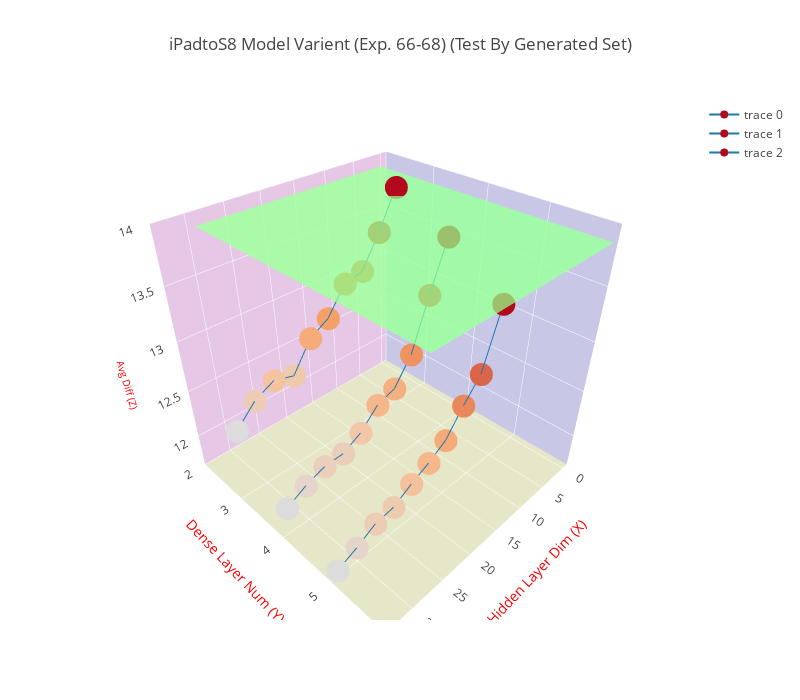

Notebook source saved alongside this figure:
### Code cell
trace = go.Scatter3d(
    x=x1, y=y1, z=z1,
    marker=dict(
        size=8,
        color=z1
    ),
    line=dict(
        color='#1f77b4',
        width=2
    )
)

trace2 = go.Scatter3d(
    x=x2, y=y2, z=z2,
    marker=dict(
        size=8,
        color=z2
    ),
    line=dict(
        color='#1f77b4',
        width=2
    )
)

trace3 = go.Scatter3d(
    x=x3, y=y3, z=z3,
    marker=dict(
        size=8,
        color=z3
    ),
    line=dict(
        color='#1f77b4',
        width=2
    )
)

trace4 = go.Surface(
    z=polyfit_list,
    opacity=0.7,
    colorscale='Jet',
    showscale=False
)

data = [trace, trace2, trace3, trace4]
layout = go.Layout(
    width=800,
    height=700,
    title= title,
    scene=dict(
        xaxis=dict(
            title='Hidden Layer Dim (X)',
            titlefont=dict(
                size=14,
                color='#ff0000'
            ),
            gridcolor='rgb(255, 255, 255)',
            zerolinecolor='rgb(255, 255, 255)',
            showbackground=True,
            backgroundcolor='rgb(200, 200, 230)'
        ),
        yaxis=dict(
            nticks = 5,
            range = [2, 6],
            title='Dense Layer Num (Y)',
            titlefont=dict(
                size=14,
                color='#ff0000'
            ),
            gridcolor='rgb(255, 255, 255)',
            zerolinecolor='rgb(255, 255, 255)',
            showbackground=True,
            backgroundcolor='rgb(230, 200, 230)'
        ),
        zaxis=dict(
            title='Avg Diff (Z)',
            titlefont=dict(
                size=10,
                color='#ff0000'
            ),
            gridcolor='rgb(255, 255, 255)',
            zerolinecolor='rgb(255, 255, 255)',
            showbackground=True,
            backgroundcolor='rgb(230, 230, 200)'
        ),
    )
)

fig = go.Figure(data=data, layout=layout)
plotly.offline.iplot(fig)

### Figure 1 — Plotly figure (JSON) as saved in the notebook; plotly's stock layout.template omitted (floating-point values rounded to 4 significant figures; data arrays with more than 128 entries replaced by an {"elided": "..."} marker saying what was removed)
{"data": [{"line": {"color": "#1f77b4", "width": 2}, "marker": {"color": [13.93, 13.6, 13.3, 13.26, 13.01, 12.9, 12.62, 12.68, 12.58, 12.38], "size": 8}, "type": "scatter3d", "uid": "b06d44a2-e062-11e8-bded-001a7dda7111", "x": [6, 9, 12, 15, 18, 21, 24, 27, 30, 33], "y": [3, 3, 3, 3, 3, 3, 3, 3, 3, 3], "z": [13.93, 13.6, 13.3, 13.26, 13.01, 12.9, 12.62, 12.68, 12.58, 12.38]}, {"line": {"color": "#1f77b4", "width": 2}, "marker": {"color": [13.68, 13.23, 12.73, 12.47, 12.41, 12.23, 12.12, 12.12, 12.05, 11.94], "size": 8}, "type": "scatter3d", "uid": "b06d44a3-e062-11e8-81b5-001a7dda7111", "x": [6, 9, 12, 15, 18, 21, 24, 27, 30, 33], "y": [4, 4, 4, 4, 4, 4, 4, 4, 4, 4], "z": [13.68, 13.23, 12.73, 12.47, 12.41, 12.23, 12.12, 12.12, 12.05, 11.94]}, {"line": {"color": "#1f77b4", "width": 2}, "marker": {"color": [13.3, 12.72, 12.51, 12.26, 12.14, 12.05, 11.94, 11.91, 11.81, 11.72], "size": 8}, "type": "scatter3d", "uid": "b06d44a4-e062-11e8-815a-001a7dda7111", "x": [6, 9, 12, 15, 18, 21, 24, 27, 30, 33], "y": [5, 5, 5, 5, 5, 5, 5, 5, 5, 5], "z": [13.3, 12.72, 12.51, 12.26, 12.14, 12.05, 11.94, 11.91, 11.81, 11.72]}, {"colorscale": "Jet", "opacity": 0.7, "showscale": false, "type": "surface", "uid": "b06d44a5-e062-11e8-b15c-001a7dda7111", "z": {"elided": "7x30 float values"}}], "layout": {"height": 700, "scene": {"xaxis": {"backgroundcolor": "rgb(200, 200, 230)", "gridcolor": "rgb(255, 255, 255)", "showbackground": true, "title": "Hidden Layer Dim (X)", "titlefont": {"color": "#ff0000", "size": 14}, "zerolinecolor": "rgb(255, 255, 255)"}, "yaxis": {"backgroundcolor": "rgb(230, 200, 230)", "gridcolor": "rgb(255, 255, 255)", "nticks": 5, "range": [2, 6], "showbackground": true, "title": "Dense Layer Num (Y)", "titlefont": {"color": "#ff0000", "size": 14}, "zerolinecolor": "rgb(255, 255, 255)"}, "zaxis": {"backgroundcolor": "rgb(230, 230, 200)", "gridcolor": "rgb(255, 255, 255)", "showbackground": true, "title": "Avg Diff (Z)", "titlefont": {"color": "#ff0000", "size": 10}, "zerolinecolor": "rgb(255, 255, 255)"}}, "title": "iPadtoS8 Model Varient (Exp. 66-68) (Test By Generated Set)", "width": 800}}
